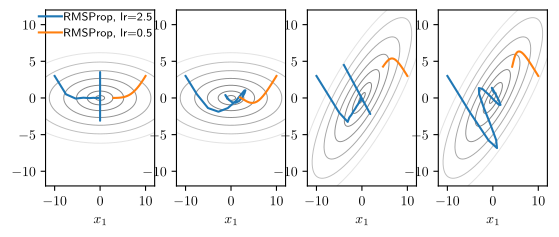

Here is the Python script that generated this plot:
import math
import torch as t


import matplotlib.pyplot as plt 
plt.rcParams['text.usetex'] = True

import argparse
parser = argparse.ArgumentParser()
parser.add_argument('filename', type=str)
args = parser.parse_args()


def obj_axis_aligned(xs):
    return xs[..., 0]**2 + 9*xs[..., 1]**2

def rotate(xs):
    x0 = xs[..., 0]
    x1 = xs[..., 1]
    long = (x0+x1)/math.sqrt(2)
    short = (x0-x1)/math.sqrt(2)
    return t.stack([long, short], -1)

def obj_diag(xs):
    return obj_axis_aligned(rotate(xs))

lim = 12

def contour(ax, obj):
    #Non-examinable; just for demonstration purposes.
    x0_grid, x1_grid = t.meshgrid(t.linspace(-lim, lim, 1000),
                                  t.linspace(-lim, lim, 1000),
                                  indexing="ij")

    X_grid = t.stack([x0_grid, x1_grid], dim=-1)
    f_grid = obj(X_grid)

    levels = (t.arange(8)+1)**3
    ax.contour(x0_grid, x1_grid, f_grid, linewidths=0.7, levels=levels, cmap='Greys_r', alpha=0.5)

    ax.set_xlabel("$x_1$")
    ax.set_xlim(-lim, lim)
    ax.set_ylim(-lim, lim)

def run(obj, opt, opt_kwargs, T=20, init=1, diag=False):
    x = t.tensor([init*(-10.), 3], requires_grad=True)
    if diag:
        rotate(x)
    xs = t.zeros(T, 2)
    xs[0] = x.data

    opt = opt((x,), **opt_kwargs)

    for i in range(1, T):
        obj(x).backward()
        opt.step()
        opt.zero_grad()
        xs[i] = x.data

    return xs


fig, (ax1, ax2, ax3, ax4) = plt.subplots(1, 4, figsize=(6.5, 2.3))

contour(ax1, obj_axis_aligned)
xs1 = run(obj_axis_aligned, t.optim.Adam, {"lr": 2.5, "betas": (0., 0.999)})
xs2 = run(obj_axis_aligned, t.optim.Adam, {"lr": 0.5, "betas": (0., 0.999)}, init=-1)
ax1.plot(xs1[:, 0], xs1[:, 1], c='tab:blue',   label="RMSProp, lr=2.5")
ax1.plot(xs2[:, 0], xs2[:, 1], c='tab:orange', label="RMSProp, lr=0.5")

contour(ax2, obj_axis_aligned)
xs1 = run(obj_axis_aligned, t.optim.Adam, {"lr": 2.5, "betas": (0.8, 0.999)})
xs2 = run(obj_axis_aligned, t.optim.Adam, {"lr": 0.5, "betas": (0.8, 0.999)}, init=-1)
ax2.plot(xs1[:, 0], xs1[:, 1], c='tab:blue',   label="RMSProp, lr=2.5")
ax2.plot(xs2[:, 0], xs2[:, 1], c='tab:orange', label="RMSProp, lr=0.5")

contour(ax3, obj_diag)
xs1 = run(obj_diag, t.optim.Adam, {"lr": 5, "betas": (0., 0.999)})
xs2 = run(obj_diag, t.optim.Adam, {"lr": 0.5, "betas": (0., 0.999)}, init=-1)
ax3.plot(xs1[:, 0], xs1[:, 1], c='tab:blue',   label="RMSProp, lr=2.5")
ax3.plot(xs2[:, 0], xs2[:, 1], c='tab:orange', label="RMSProp, lr=0.5")

contour(ax4, obj_diag)
xs1 = run(obj_diag, t.optim.Adam, {"lr": 5, "betas": (0.8, 0.999)})
xs2 = run(obj_diag, t.optim.Adam, {"lr": 0.5, "betas": (0.8, 0.999)}, init=-1)
ax4.plot(xs1[:, 0], xs1[:, 1], c='tab:blue',   label="RMSProp, lr=2.5")
ax4.plot(xs2[:, 0], xs2[:, 1], c='tab:orange', label="RMSProp, lr=0.5")

ax1.legend(frameon=False, handletextpad=0.1, fontsize='small', borderpad=0.1, borderaxespad=0.1)

fig.savefig(args.filename, bbox_inches='tight')
